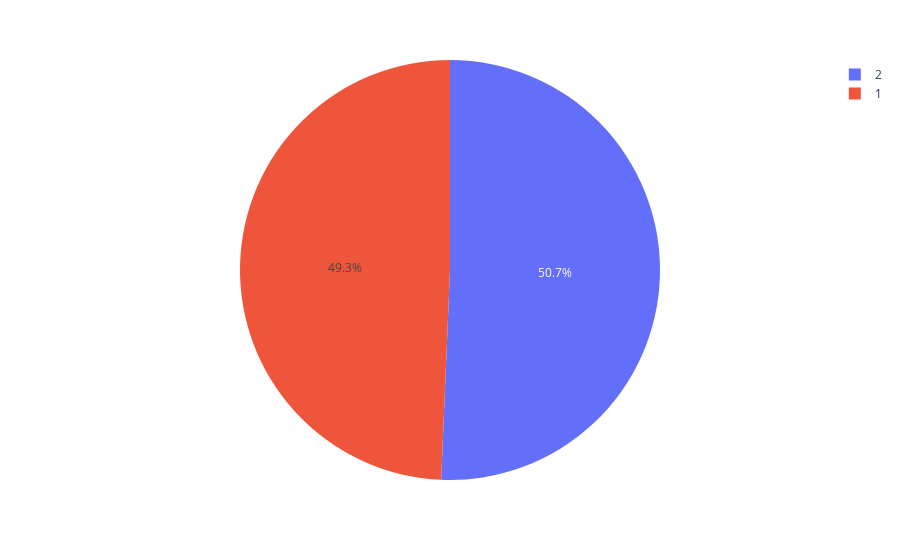

Notebook source saved alongside this figure:
### Code cell
px.pie(df, 'ALLERGY')

### Figure 1 — Plotly figure (JSON) as saved in the notebook; plotly's stock layout.template omitted (floating-point values rounded to 4 significant figures; data arrays with more than 128 entries replaced by an {"elided": "..."} marker saying what was removed)
{"data": [{"domain": {"x": [0, 1], "y": [0, 1]}, "hovertemplate": "ALLERGY=%{label}<extra></extra>", "labels": {"elided": "3000 int values"}, "legendgroup": "", "name": "", "showlegend": true, "type": "pie"}], "layout": {"legend": {"tracegroupgap": 0}, "margin": {"t": 60}}}
